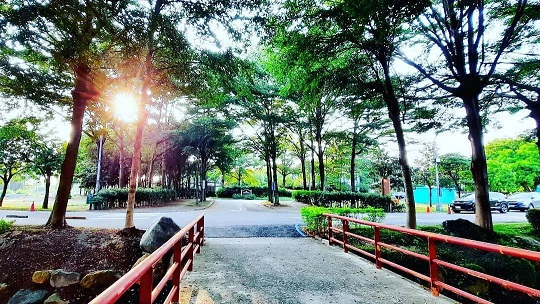
#> input picture numpy/mdu1.jpg, 540 x 304 px
$ python numpy_3.py
#> lines starting #> are read from the running program, lines starting #| are printed output that depends on the picture
import cv2 #pip install opencv-python
import numpy as np
img1 = cv2.imread('mdu1.jpg')#讀照片
#> img1 is the input picture: shape (304, 540, 3); mean B, G, R 111.9, 121.6, 107.8
img2 = cv2.imread('mdu2.jpg')#讀照片
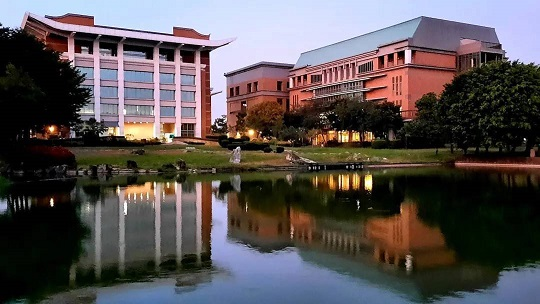
#> input picture numpy/mdu2.jpg, 540 x 304 px
#> img2 is the input picture: shape (304, 540, 3); mean B, G, R 83.6, 82.7, 89.4
print(img1.shape)
#| (304, 540, 3)
print(img2.shape)
#| (304, 540, 3)
imgup = np.hstack((img1,img2))#平行
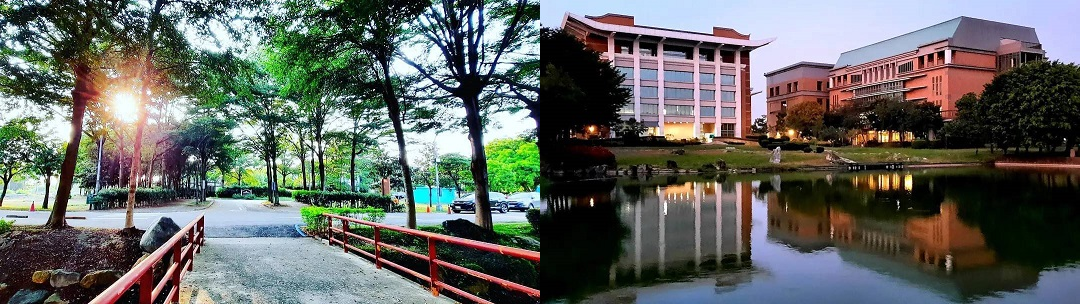
#> imgup: shape (304, 1080, 3); mean B, G, R 97.7, 102.2, 98.6
imgdown = np.hstack((img2,img1))
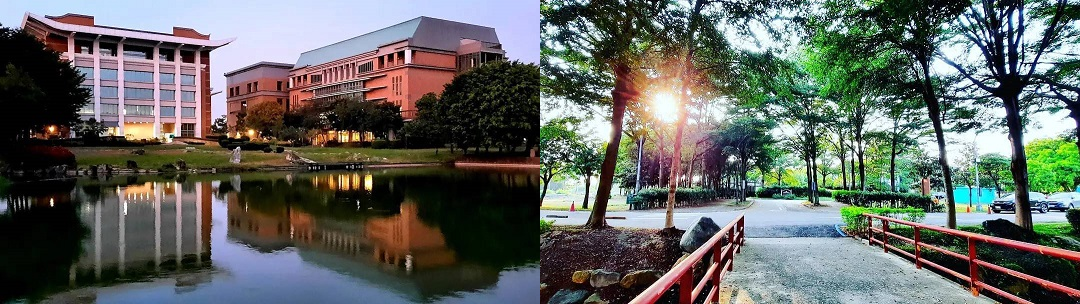
#> imgdown: shape (304, 1080, 3); mean B, G, R 97.7, 102.2, 98.6
imgCom=np.vstack((img1,img2))#直的
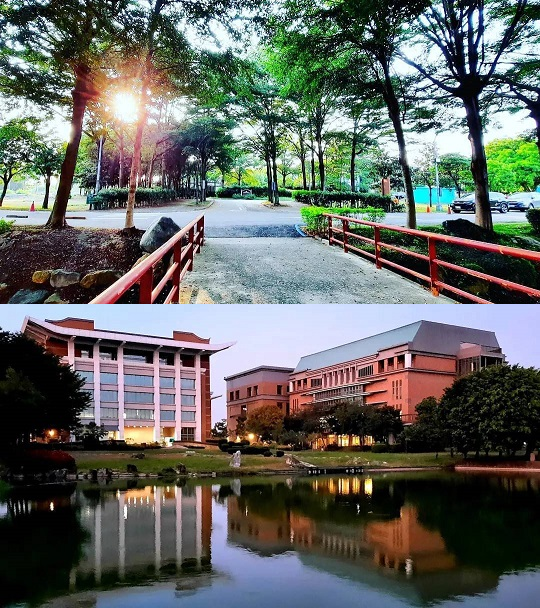
#> imgCom: shape (608, 540, 3); mean B, G, R 97.7, 102.2, 98.6
cv2.imshow('img1',img1)#檢視照片
cv2.imshow('imgdown',imgdown)#檢視照片
cv2.imshow('imgCom',imgCom)#檢視照片
cv2.waitKey(0)
